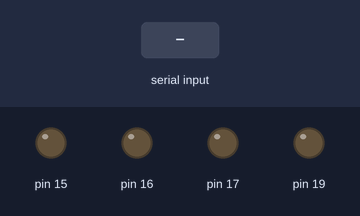
Bench run of a sketch on a simulated Arduino Uno, built with avr-gcc and run on an emulated ATmega328P. On the bench: output pins drawn as LEDs (lit = HIGH). The inputs (shaded band) are chosen by the test bench. What the sketch prints to the serial monitor is not drawn.

Above: at 1.3 s.
1.4 s: byte 120 received over Serial
At 1.9 s:
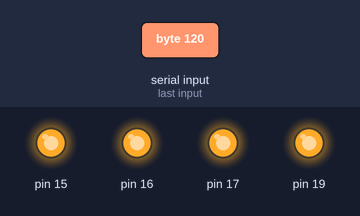
Timing chart, 0 to 4.4 s (numbered marks = the images above; inputs shaded):
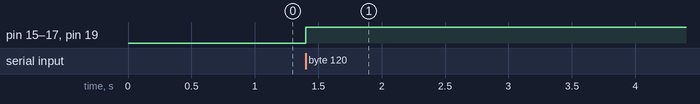

The sketch:

arduino_serial_example_bidirectional.ino
```cpp
// (licence header left out)
byte inByte;

boolean received = false;   // store if Arduino received something

// the setup routine runs once when you press reset:
void setup() {
  // initialize serial port at a baud rate of 115200 bps
  Serial.begin(115200);
  delay(100);
  Serial.println("start");
}

#define RCVSIZE 2

void loop() {
  // put your main code here, to run repeatedly:
  byte msg[RCVSIZE];
  int count = 0;

  while (Serial.available() > 0) {

    // get the new byte:
    byte inByte = (byte)Serial.read();
    //Serial.println(inByte);
    msg[count] = inByte;
    count++;

    received = true;
  }

  if(received) {

    pinMode(msg[0], OUTPUT);
    digitalWrite(msg[0], msg[1]);
    if (msg[1] ==  1) {
      Serial.print(msg[0]);Serial.println(" ON");
    } else if (msg[1] == 0) {
      Serial.print(msg[0]);Serial.println(" OFF");
    }

    received = false;
  }

  delay(10);
}
```

Measured:
- after the input at 1.4 s, pin 15–17, pin 19: LOW → HIGH at once
